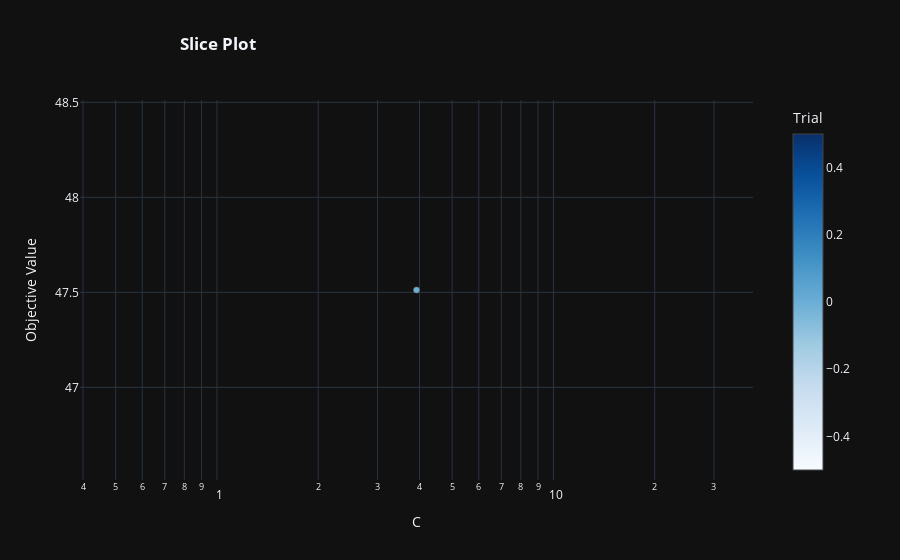

Notebook code for this chart:
### Code cell
fig = optuna.visualization.plot_slice(study)
fig.update_layout(template='plotly_dark', title='<b>Slice Plot', title_x=0.2)
fig.show()

### Figure 1 — Plotly figure (JSON) as saved in the notebook; plotly's stock layout.template omitted (floating-point values rounded to 4 significant figures)
{"data": [{"marker": {"color": [0], "colorbar": {"title": {"text": "Trial"}, "x": 1, "xpad": 40}, "colorscale": [[0, "rgb(247,251,255)"], [0.125, "rgb(222,235,247)"], [0.25, "rgb(198,219,239)"], [0.375, "rgb(158,202,225)"], [0.5, "rgb(107,174,214)"], [0.625, "rgb(66,146,198)"], [0.75, "rgb(33,113,181)"], [0.875, "rgb(8,81,156)"], [1, "rgb(8,48,107)"]], "line": {"color": "Grey", "width": 0.5}}, "mode": "markers", "name": "Feasible Trial", "showlegend": false, "type": "scatter", "x": [3.918], "y": [47.51]}], "layout": {"title": {"text": "<b>Slice Plot", "x": 0.2}, "xaxis": {"title": {"text": "C"}, "type": "log"}, "yaxis": {"title": {"text": "Objective Value"}}}}
